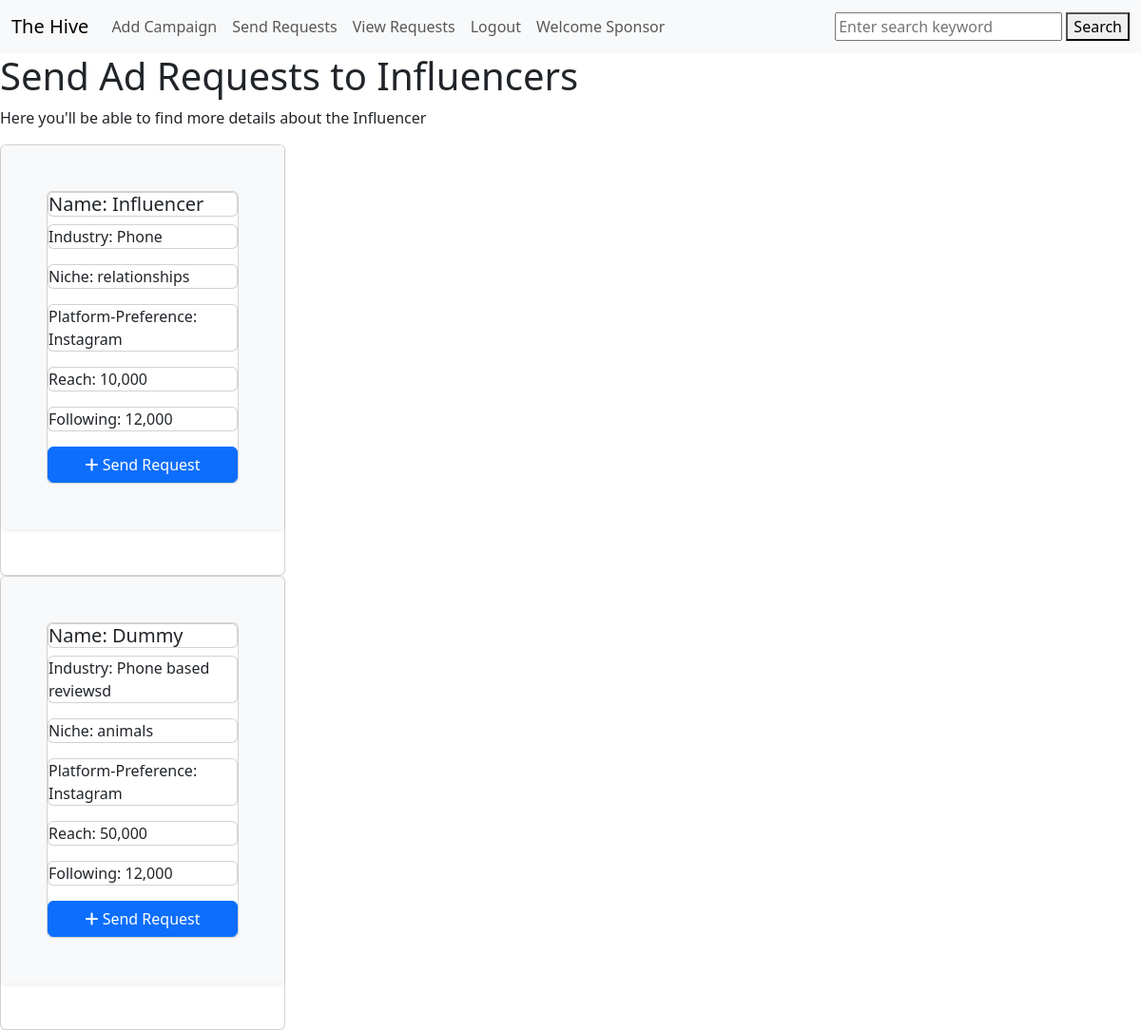
The page /ad_request (signed in) on the database its author committed.
### application/model.py (models this page shows, shortened)
class Influencer(db.Model):
    id = db.Column(db.Integer, primary_key = True, autoincrement = True)
    name = db.Column(db.String(225), db.ForeignKey(User.username))
    user_id = db.Column(db.Integer, db.ForeignKey(User.id))
    industry = db.Column(db.String(80), nullable = False)
    niche = db.Column(db.String(80), nullable = False)
    platform_preference = db.Column(db.String(80), nullable = False)
    reach = db.Column(db.Integer, nullable = False)
    following = db.Column(db.Integer, nullable = False)
    email_id = db.Column(db.String(225), db.ForeignKey(User.email))

### application/routes.py (the view)
@app.route('/ad_request')  #View Influencers from Sponsor
def ad_request():
    user = session['username']
    get_user = User.query.filter_by(username = user).first()
    userid = get_user.id
    getspons_id = Sponsor.query.filter_by(user_id = userid).first()
    spons_id = getspons_id
    inf = Influencer.query.all()
    return render_template('ad_request.html', influencer = inf)

### templates/ad_request.html (shortened to what this page needs)
{% extends 'base_with_navbar.html' %}
{% block content %}
<h1>Send Ad Requests to Influencers</h1>
<p>Here you'll be able to find more details about the Influencer</p>
{% for inf in influencer %}
    <div class="card col-3">
        <div class="shadow-sm p-5 mb-5 bg-body-tertiary rounded">
            <div class="card body">
                <h5 class="card name">Name: {{inf.name}}</h5>
                <p class ="card industry">Industry: {{inf.industry}}</p>
                <p class = 'card niche'>Niche: {{inf.niche}}</p>
                <p class = 'card platform_preference'>Platform-Preference: {{inf.platform_preference}}</p>
                <p class = 'card reach'>Reach: {{inf.reach}}</p>
                <p class = 'card following'>Following: {{inf.following}}</p>
                <a href="/send_request_inf/{{ inf.id }}" id = inf.id}} class="btn btn-primary">
                    <i class="fas fa-plus"></i>
                    Send Request
                </a>
            </div>
        </div>
    </div>
{% endfor %}
{% endblock content %}

### rows shown on the page
Influencer: name "Influencer", industry "Phone", niche "relationships", platform_preference "Instagram", reach "10,000", following "12,000"
Influencer: name "Dummy", industry "Phone based reviewsd", niche "animals", platform_preference "Instagram", reach "50,000", following "12,000"

### other values the page prints
{{ session['username'] }} "Sponsor"
